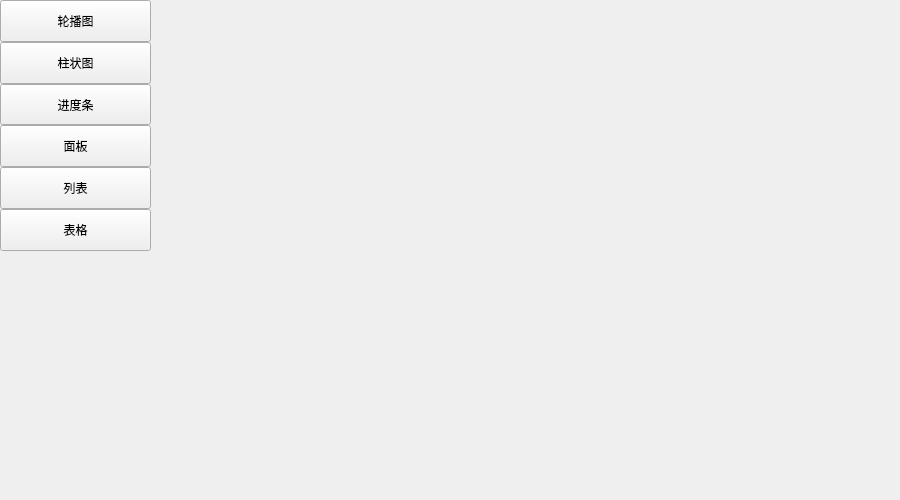
<?xml version="1.0" encoding="UTF-8"?>
<ui version="4.0">
 <class>Widget</class>
 <widget class="QWidget" name="Widget">
  <property name="geometry">
   <rect>
    <x>0</x>
    <y>0</y>
    <width>900</width>
    <height>500</height>
   </rect>
  </property>
  <property name="windowTitle">
   <string>Widget</string>
  </property>
  <widget class="QStackedWidget" name="stackedWidget">
   <property name="geometry">
    <rect>
     <x>150</x>
     <y>0</y>
     <width>750</width>
     <height>500</height>
    </rect>
   </property>
   <property name="maximumSize">
    <size>
     <width>16777215</width>
     <height>16777215</height>
    </size>
   </property>
   <property name="currentIndex">
    <number>1</number>
   </property>
   <widget class="QWidget" name="page">
    <widget class="QPushButton" name="pushButton_next_picture">
     <property name="geometry">
      <rect>
       <x>630</x>
       <y>200</y>
       <width>41</width>
       <height>91</height>
      </rect>
     </property>
     <property name="text">
      <string>PushButton</string>
     </property>
    </widget>
    <widget class="QPushButton" name="pushButton_last_picture">
     <property name="geometry">
      <rect>
       <x>50</x>
       <y>200</y>
       <width>41</width>
       <height>91</height>
      </rect>
     </property>
     <property name="text">
      <string>PushButton</string>
     </property>
    </widget>
    <widget class="QWidget" name="horizontalLayoutWidget_2">
     <property name="geometry">
      <rect>
       <x>280</x>
       <y>400</y>
       <width>161</width>
       <height>31</height>
      </rect>
     </property>
     <layout class="QHBoxLayout" name="horizontalLayout_picture_point">
      <property name="spacing">
       <number>3</number>
      </property>
      <item>
       <widget class="QPushButton" name="pushButton_point_0">
        <property name="sizePolicy">
         <sizepolicy hsizetype="Expanding" vsizetype="Expanding">
          <horstretch>0</horstretch>
          <verstretch>0</verstretch>
         </sizepolicy>
        </property>
        <property name="minimumSize">
         <size>
          <width>10</width>
          <height>8</height>
         </size>
        </property>
        <property name="maximumSize">
         <size>
          <width>10</width>
          <height>10</height>
         </size>
        </property>
        <property name="styleSheet">
         <string notr="true">border-radius:5px;
background:black;</string>
        </property>
        <property name="text">
         <string/>
        </property>
       </widget>
      </item>
      <item>
       <widget class="QPushButton" name="pushButton_point_1">
        <property name="sizePolicy">
         <sizepolicy hsizetype="Expanding" vsizetype="Expanding">
          <horstretch>0</horstretch>
          <verstretch>0</verstretch>
         </sizepolicy>
        </property>
        <property name="minimumSize">
         <size>
          <width>10</width>
          <height>8</height>
         </size>
        </property>
        <property name="maximumSize">
         <size>
          <width>10</width>
          <height>10</height>
         </size>
        </property>
        <property name="styleSheet">
         <string notr="true">border-radius:5px;
background:black;</string>
        </property>
        <property name="text">
         <string/>
        </property>
       </widget>
      </item>
      <item>
       <widget class="QPushButton" name="pushButton_point_2">
        <property name="sizePolicy">
         <sizepolicy hsizetype="Expanding" vsizetype="Expanding">
          <horstretch>0</horstretch>
          <verstretch>0</verstretch>
         </sizepolicy>
        </property>
        <property name="minimumSize">
         <size>
          <width>10</width>
          <height>8</height>
         </size>
        </property>
        <property name="maximumSize">
         <size>
          <width>10</width>
          <height>10</height>
         </size>
        </property>
        <property name="styleSheet">
         <string notr="true">border-radius:5px;
background:black;</string>
        </property>
        <property name="text">
         <string/>
        </property>
       </widget>
      </item>
      <item>
       <widget class="QPushButton" name="pushButton_point_3">
        <property name="sizePolicy">
         <sizepolicy hsizetype="Expanding" vsizetype="Expanding">
          <horstretch>0</horstretch>
          <verstretch>0</verstretch>
         </sizepolicy>
        </property>
        <property name="minimumSize">
         <size>
          <width>10</width>
          <height>8</height>
         </size>
        </property>
        <property name="maximumSize">
         <size>
          <width>10</width>
          <height>10</height>
         </size>
        </property>
        <property name="styleSheet">
         <string notr="true">border-radius:5px;
background:black;</string>
        </property>
        <property name="text">
         <string/>
        </property>
       </widget>
      </item>
      <item>
       <widget class="QPushButton" name="pushButton_point_4">
        <property name="sizePolicy">
         <sizepolicy hsizetype="Expanding" vsizetype="Expanding">
          <horstretch>0</horstretch>
          <verstretch>0</verstretch>
         </sizepolicy>
        </property>
        <property name="minimumSize">
         <size>
          <width>10</width>
          <height>8</height>
         </size>
        </property>
        <property name="maximumSize">
         <size>
          <width>10</width>
          <height>10</height>
         </size>
        </property>
        <property name="styleSheet">
         <string notr="true">border-radius:5px;
background:black;</string>
        </property>
        <property name="text">
         <string/>
        </property>
       </widget>
      </item>
     </layout>
    </widget>
    <widget class="QWidget" name="widget_carouse" native="true">
     <property name="geometry">
      <rect>
       <x>80</x>
       <y>60</y>
       <width>550</width>
       <height>300</height>
      </rect>
     </property>
     <widget class="QLabel" name="label_1_picture">
      <property name="geometry">
       <rect>
        <x>0</x>
        <y>80</y>
        <width>121</width>
        <height>151</height>
       </rect>
      </property>
      <property name="text">
       <string/>
      </property>
     </widget>
     <widget class="QLabel" name="label_2_picture">
      <property name="geometry">
       <rect>
        <x>40</x>
        <y>80</y>
        <width>111</width>
        <height>151</height>
       </rect>
      </property>
      <property name="text">
       <string/>
      </property>
     </widget>
     <widget class="QLabel" name="label_3_picture">
      <property name="geometry">
       <rect>
        <x>350</x>
        <y>80</y>
        <width>111</width>
        <height>151</height>
       </rect>
      </property>
      <property name="text">
       <string/>
      </property>
     </widget>
     <widget class="QLabel" name="label_4_picture">
      <property name="geometry">
       <rect>
        <x>390</x>
        <y>80</y>
        <width>121</width>
        <height>151</height>
       </rect>
      </property>
      <property name="text">
       <string/>
      </property>
     </widget>
     <widget class="QLabel" name="label_5_picture">
      <property name="geometry">
       <rect>
        <x>120</x>
        <y>80</y>
        <width>241</width>
        <height>151</height>
       </rect>
      </property>
      <property name="text">
       <string/>
      </property>
     </widget>
    </widget>
   </widget>
   <widget class="QWidget" name="page_2"/>
   <widget class="QWidget" name="page_3"/>
   <widget class="QWidget" name="page_4"/>
   <widget class="QWidget" name="page_5"/>
   <widget class="QWidget" name="page_6"/>
  </widget>
  <widget class="QWidget" name="verticalLayoutWidget">
   <property name="geometry">
    <rect>
     <x>0</x>
     <y>0</y>
     <width>151</width>
     <height>251</height>
    </rect>
   </property>
   <layout class="QVBoxLayout" name="verticalLayout">
    <property name="spacing">
     <number>0</number>
    </property>
    <property name="sizeConstraint">
     <enum>QLayout::SetDefaultConstraint</enum>
    </property>
    <property name="rightMargin">
     <number>0</number>
    </property>
    <property name="bottomMargin">
     <number>0</number>
    </property>
    <item>
     <widget class="QPushButton" name="pushButton_lunbo">
      <property name="sizePolicy">
       <sizepolicy hsizetype="Expanding" vsizetype="Expanding">
        <horstretch>3</horstretch>
        <verstretch>0</verstretch>
       </sizepolicy>
      </property>
      <property name="text">
       <string>轮播图</string>
      </property>
     </widget>
    </item>
    <item>
     <widget class="QPushButton" name="pushButton_zhuzhuang">
      <property name="sizePolicy">
       <sizepolicy hsizetype="Expanding" vsizetype="Expanding">
        <horstretch>3</horstretch>
        <verstretch>0</verstretch>
       </sizepolicy>
      </property>
      <property name="text">
       <string>柱状图</string>
      </property>
     </widget>
    </item>
    <item>
     <widget class="QPushButton" name="pushButton_jindutiao">
      <property name="sizePolicy">
       <sizepolicy hsizetype="Expanding" vsizetype="Expanding">
        <horstretch>3</horstretch>
        <verstretch>0</verstretch>
       </sizepolicy>
      </property>
      <property name="text">
       <string>进度条</string>
      </property>
     </widget>
    </item>
    <item>
     <widget class="QPushButton" name="pushButton_mianban">
      <property name="sizePolicy">
       <sizepolicy hsizetype="Expanding" vsizetype="Expanding">
        <horstretch>3</horstretch>
        <verstretch>0</verstretch>
       </sizepolicy>
      </property>
      <property name="text">
       <string>面板</string>
      </property>
     </widget>
    </item>
    <item>
     <widget class="QPushButton" name="pushButton_liebiao">
      <property name="sizePolicy">
       <sizepolicy hsizetype="Expanding" vsizetype="Expanding">
        <horstretch>3</horstretch>
        <verstretch>0</verstretch>
       </sizepolicy>
      </property>
      <property name="text">
       <string>列表</string>
      </property>
     </widget>
    </item>
    <item>
     <widget class="QPushButton" name="pushButton_biaoge">
      <property name="sizePolicy">
       <sizepolicy hsizetype="Expanding" vsizetype="Expanding">
        <horstretch>3</horstretch>
        <verstretch>0</verstretch>
       </sizepolicy>
      </property>
      <property name="text">
       <string>表格</string>
      </property>
     </widget>
    </item>
   </layout>
  </widget>
 </widget>
 <resources/>
 <connections/>
</ui>
